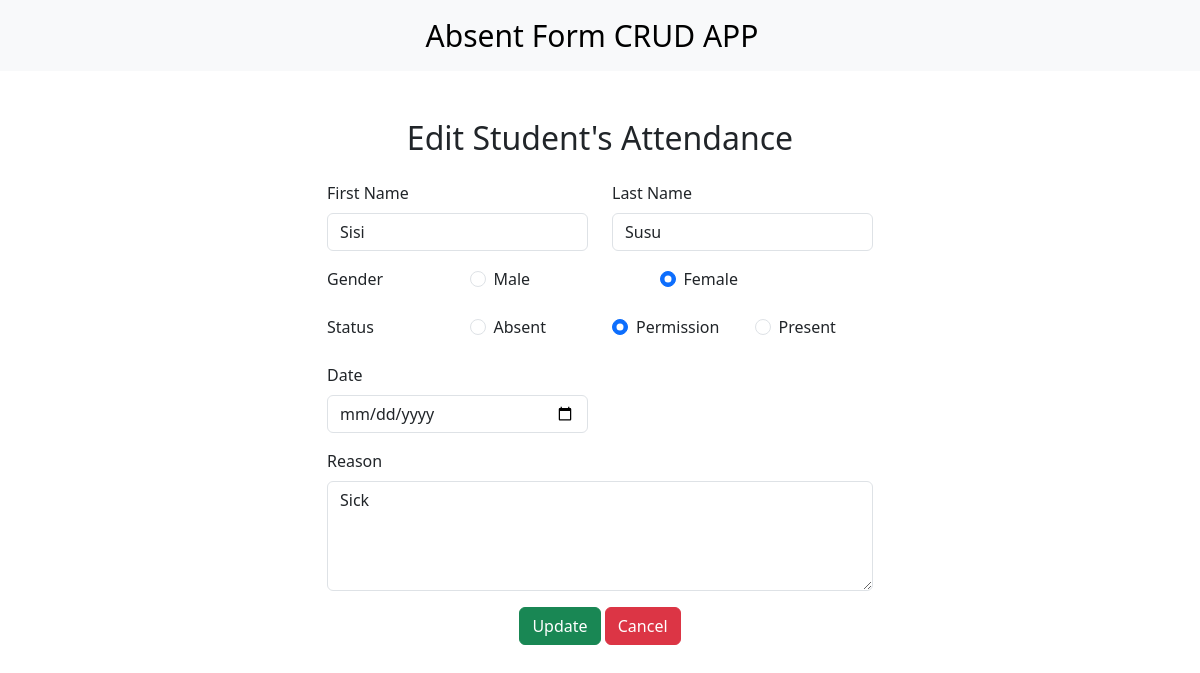
The page /edit.php?id=1 on the database its author committed.
### tables this page shows
CREATE TABLE IF NOT EXISTS `crud` (
  `id` int NOT NULL AUTO_INCREMENT,
  `lastname` varchar(255) DEFAULT NULL,
  `firstname` varchar(255) DEFAULT NULL,
  `gender` varchar(255) DEFAULT NULL,
  `status` varchar(255) DEFAULT NULL,
  `reason` text,
  `date` datetime DEFAULT NULL,
  PRIMARY KEY (`id`)
);

### edit.php (the view, shortened to what this page needs)
<?php
include "db_conn.php";
?>
<!DOCTYPE html>
<html lang="en">
<head>
    <link rel="stylesheet" href="https://cdn.jsdelivr.net/npm/bootstrap@5.3.2/dist/css/bootstrap.min.css">
    <link rel="stylesheet" href="https://cdnjs.cloudflare.com/ajax/libs/font-awesome/6.5.1/css/all.min.css" />
</head>
<body>
    <header>
        <?php include('navbar.php'); ?>
    </header>
    <div class="container mt-5 justify-content-center align-items-center">
        <h2 class="text-center mb-4">Edit Student's Attendance</h2>
        <?php
        $id = $_GET['id'];
        $sql = "SELECT * FROM crud WHERE id = $id LIMIT 1";
        $result = mysqli_query($conn, $sql);
        $row = mysqli_fetch_assoc($result);
        ?>
        <div class="row justify-content-center">
            <div class="col-6">
                <form action="" method="post">
                    <div class="mb-3">
                        <div class="row">
                            <div class="col-6">
                                <label for="" class="form-label">First Name</label>
                                <input type="text" class="form-control" id="" name="firstname" value="<?php echo $row['firstname'] ?>">
                            </div>
                            <div class="col-6">
                                <label for="" class="form-label">Last Name</label>
                                <input type="text" class="form-control" id="" name="lastname" value="<?php echo $row['lastname'] ?>">
                            </div>
                        </div>
                    </div>
                    <div class="mb-3">
                        <div class="row">
                            <div class="col-3"><label class="form-label">Gender</label></div>
                            <div class="col-4">
                                <div class="form-check">
                                    <input class="form-check-input" type="radio" name="gender" id="male" value="Male" <?php echo ($row['gender'] == 'Male') ? 'checked' : ''; ?>>
                                    <label class="form-check-label" for="male">
                                        Male
                                    </label>
                                </div>
                            </div>
                            <div class="col-4">
                                <div class="form-check">
                                    <input class="form-check-input" type="radio" name="gender" id="female" value="Female" <?php echo ($row['gender'] == 'Female') ? 'checked' : ''; ?>>
                                    <label class="form-check-label" for="female">
                                        Female
                                    </label>
                                </div>
                            </div>
                        </div>
                    </div>
                    <div class="mb-3">
                        <div class="row">
                            <div class="col-3"><label class="form-label">Status</label></div>
                            <div class="col-3">
                                <div class="form-check">
                                    <input class="form-check-input" type="radio" name="status" id="absent" value="A" <?php echo ($row['status'] == 'A') ? 'checked' : ''; ?>>
                                    <label class="form-check-label" for="absent">Absent</label>
                                </div>
                            </div>
                            <div class="col-3">
                                <div class="form-check">
                                    <input class="form-check-input" type="radio" name="status" id="permission" value="P" <?php echo ($row['status'] == 'P') ? 'checked' : ''; ?>>
                                    <label class="form-check-label" for="permission">Permission</label>
                                </div>
                            </div>
                            <div class="col-3">
                                <div class="form-check">
                                    <input class="form-check-input" type="radio" name="status" id="present" value="✓" <?php echo ($row['status'] == '✓') ? 'checked' : ''; ?>>
                                    <label class="form-check-label" for="present">Present</label>
                                </div>
                            </div>
                        </div>
                    </div>
                    <div class="mb-3">
                        <div class="row">
                            <div class="col-6">
                                <label for="" class="form-label">Date</label>
                                <input type="date" class="form-control" id="date" name="date" value="<?php echo $row['date'] ?>">
                            </div>
                        </div>
                    </div>
                    <div class="mb-3">
                        <label for="" class="form-label">Reason</label>
                        <textarea class="form-control" id="" name="reason" rows="4"><?php echo $row['reason'] ?></textarea>
                    </div>
                    <div class="text-center">
                        <button type="submit" class="btn btn-success" name="submit">Update</button>
                        <a href="index.php" type="button" class="btn btn-danger">Cancel</a>
                    </div>
                </form>
            </div>
        </div>
    </div>
</body>
</html>

### rows shown on the page
crud: firstname "Sisi", lastname "Susu", gender "☐ Male", gender "☑ Female", status "☐ Absent", status "☑ Permission", status "☐ Present", reason "Sick"
